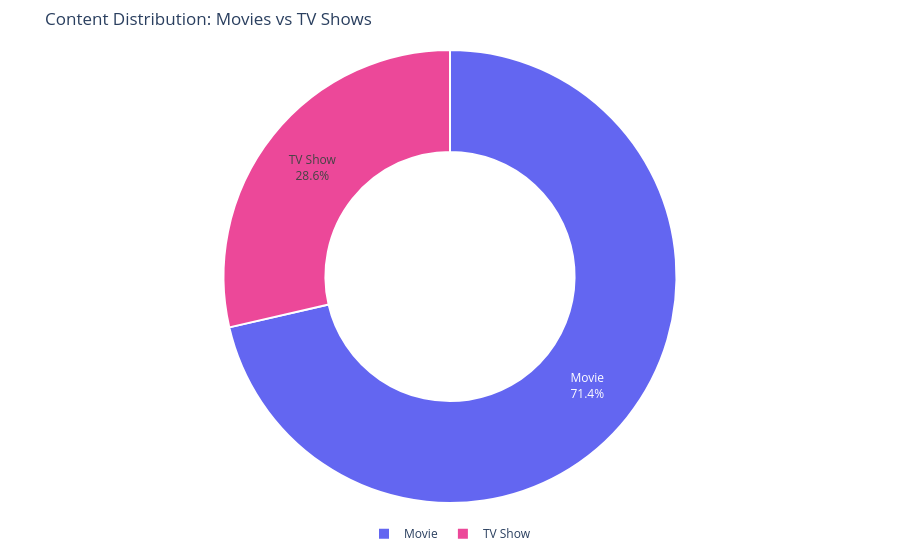

The notebook cell this image was saved under:
### Markdown cell above
## 1. Content Distribution (Movies vs TV Shows)

### Code cell
kpis = get_overall_kpis(df)
print('Key Performance Indicators:', kpis)
fig1 = plot_content_donut(df)
fig1.show()

### Figure 1 — Plotly figure (JSON) as saved in the notebook; plotly's stock layout.template omitted (floating-point values rounded to 4 significant figures)
{"data": [{"customdata": [["Movie"], ["TV Show"]], "domain": {"x": [0.0, 1.0], "y": [0.0, 1.0]}, "hole": 0.55, "hoverinfo": "label+value+percent", "hovertemplate": "Content Type=%{customdata[0]}<br>Count=%{value}<extra></extra>", "labels": ["Movie", "TV Show"], "legendgroup": "", "marker": {"colors": ["#6366F1", "#EC4899"], "line": {"color": "#ffffff", "width": 2}}, "name": "", "showlegend": true, "textinfo": "percent+label", "textposition": "inside", "type": "pie", "values": [16419, 6579]}], "layout": {"legend": {"orientation": "h", "tracegroupgap": 0, "x": 0.5, "xanchor": "center", "y": -0.1, "yanchor": "bottom"}, "margin": {"b": 20, "l": 20, "r": 20, "t": 50}, "showlegend": true, "title": {"text": "Content Distribution: Movies vs TV Shows"}}}
